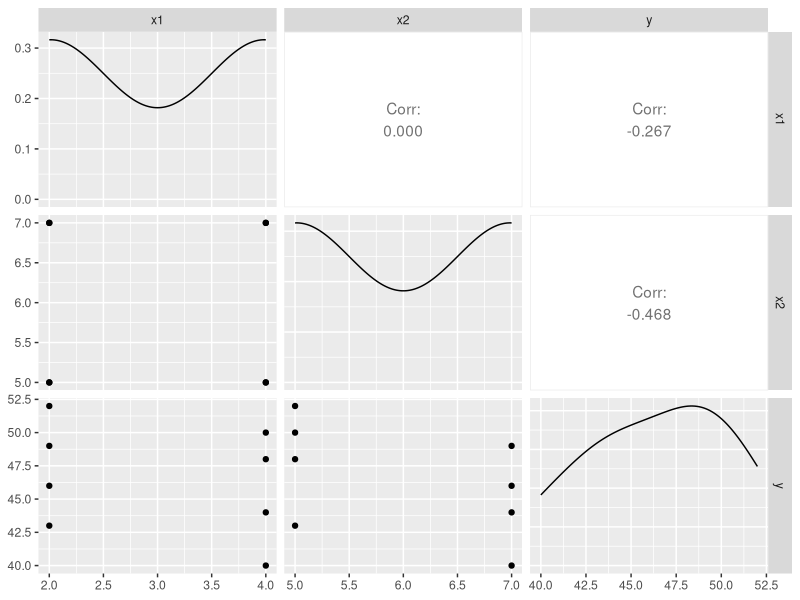

The R script that drew this image:
# uncorrpreds

dataset = read.csv('uncorrpreds.csv')


# Pair plots
library(GGally)
ggpairs(dataset)

# Regresssion y on x1
regressor1 = lm(y ~ x1, data = dataset)
summary(regressor1)
anova(regressor1)

# Regresssion y on x2
regressor1 = lm(y ~ x2, data = dataset)
summary(regressor1)
anova(regressor1)

# Regresssion y on both x1 and x2
regressor1 = lm(y ~ x1 + x2, data = dataset)
summary(regressor1)
anova(regressor1)
